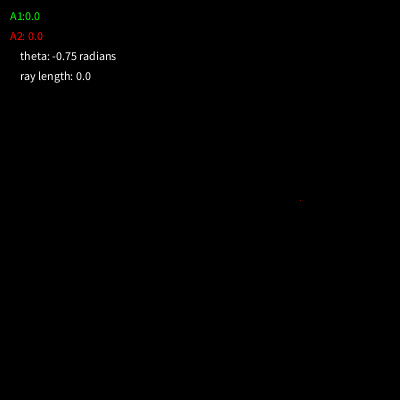
Frame 1 (no input)
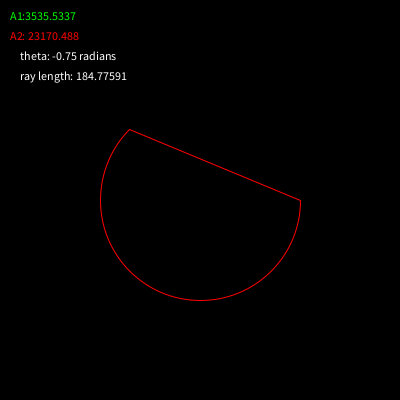
Frame 60 (the mouse pressed at the canvas centre just before this capture)
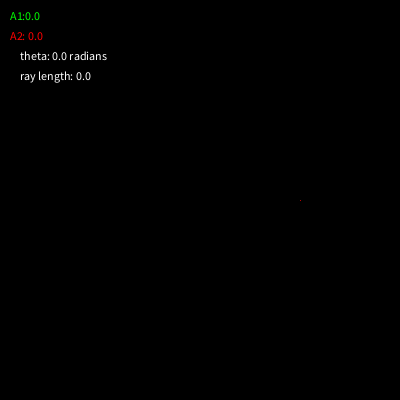
Frame 120 (the mouse held since frame 60 and released just before this capture)

The Processing sketch that drew these frames (run headless with seeded random() and noise(); from frame 60 on, the mouse is pressed at the canvas centre):

// Processing sketch: circle_area
// ── circle_area.pde
float theta, r;  
float A1, A2;
float rayLength;

void setup() {
  size(400,400);
  background(0);
  r = 100;
}

void draw() {
  background(0);
  stroke(255);
  noFill();
  //stroke(0, 255, 0);
  //line (width/2, height/2, width/2 + r*cos(0), height/2 + r*sin(0));
  //line(width/2, height/2, width/2 + r*cos(theta), height/2 + r*sin(theta));
  stroke(255, 0, 0);
  line(width/2 + r*cos(theta), height/2 + r*sin(theta), width/2 + r*cos(0), height/2 + r*sin(0));
  //fill(0, 255, 0, 50);
  //noStroke();
  //triangle(width/2, height/2, width/2 + r*cos(theta), height/2 + r*sin(theta), width/2 + r*cos(0), height/2 + r*sin(0));
  noFill();
  if (0 <= theta && theta <= PI) {
    //stroke(255);
    //arc(width/2, height/2, r*2, r*2, theta, 2*PI);
    stroke(255, 0, 0);
    arc(width/2, height/2, 2*r, 2*r, 0, theta);
  }
  if (-PI <= theta && theta < 0) {
    //stroke(255);
    //arc(width/2, height/2, 2*r, 2*r, theta, 0);
    stroke(255, 0, 0);
    arc(width/2, height/2, 2*r, 2*r, 0, PI);
    arc(width/2, height/2, 2*r, 2*r, -PI, theta);
  }
  
  calcAreas();
  //drawAreas();
  //println(theta/PI, " pi");
  theta = atan2((mouseY - height/2), (mouseX - width/2));
  fill(0, 255, 0);
  text("A1:" + A1, 10, 20);
  fill(255, 0, 0);
  text("A2: " + A2, 10, 40);
  fill(255);
  text("theta: " + theta/PI + " radians", 20, 60);
  text("ray length: " + rayLength, 20, 80);
}

void calcAreas() {
  rayLength = r*sqrt(2*(1-cos(theta)));
  
  // Heron's formula
  float s = (2*r + rayLength)/2;
  A1 = sqrt(s*(s-r)*(s-r)*(s-rayLength));
  
  if (0 <= theta && theta < PI) {
    A2 = PI*r*r*theta/(2*PI) - A1;
  } else if (-PI <= theta && theta < 0) {
    A2 = PI*r*r*(theta+2*PI)/(2*PI) + A1;
  } //else {
  //  print(theta/PI, " pi", "\n");
  //  print("theta restricted to [0, 2pi] range");
  //}
}
